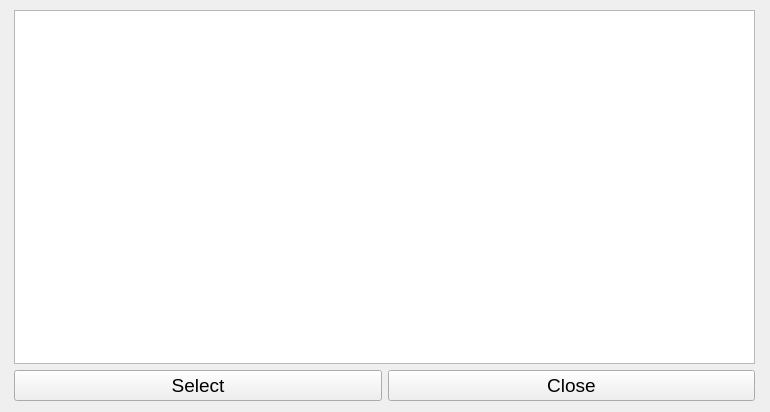
<?xml version="1.0" encoding="UTF-8"?>
<ui version="4.0">
 <class>InterfaceWidget</class>
 <widget class="QWidget" name="InterfaceWidget">
  <property name="geometry">
   <rect>
    <x>0</x>
    <y>0</y>
    <width>770</width>
    <height>412</height>
   </rect>
  </property>
  <property name="windowTitle">
   <string>Select interface</string>
  </property>
  <widget class="QWidget" name="gridLayoutWidget">
   <property name="geometry">
    <rect>
     <x>14</x>
     <y>10</y>
     <width>741</width>
     <height>391</height>
    </rect>
   </property>
   <layout class="QGridLayout" name="gridLayout">
    <item row="0" column="0">
     <widget class="QListWidget" name="infListWidget">
      <property name="font">
       <font>
        <pointsize>16</pointsize>
       </font>
      </property>
      <property name="frameShape">
       <enum>QFrame::StyledPanel</enum>
      </property>
      <property name="layoutMode">
       <enum>QListView::SinglePass</enum>
      </property>
      <property name="viewMode">
       <enum>QListView::ListMode</enum>
      </property>
     </widget>
    </item>
    <item row="1" column="0">
     <layout class="QHBoxLayout" name="horizontalLayout">
      <item>
       <widget class="QPushButton" name="SelectBtn">
        <property name="font">
         <font>
          <pointsize>14</pointsize>
         </font>
        </property>
        <property name="text">
         <string>Select</string>
        </property>
       </widget>
      </item>
      <item>
       <widget class="QPushButton" name="CloseBtn">
        <property name="font">
         <font>
          <pointsize>14</pointsize>
         </font>
        </property>
        <property name="text">
         <string>Close</string>
        </property>
       </widget>
      </item>
     </layout>
    </item>
   </layout>
  </widget>
 </widget>
 <resources/>
 <connections/>
</ui>
